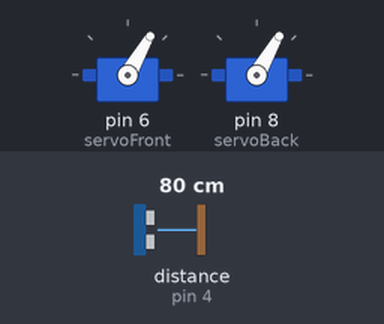
This sketch was run on a simulated Arduino Uno, built with avr-gcc and run on an emulated ATmega328P. On the bench: 2 × servo. Inputs (shaded band) come from the test bench; at power-on: distance to the obstacle (sensor on pin 4) 80 cm.

Above: at 0.98 s.
2.0 s: distance to the obstacle (sensor on pin 4) set to 12 cm
5.5 s: distance to the obstacle (sensor on pin 4) set to 9 cm
At 6.06 s:
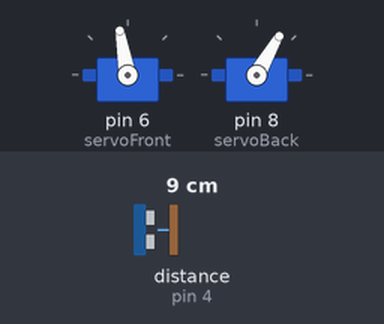
7.1 s: distance to the obstacle (sensor on pin 4) set to 18 cm
At 7.52 s:
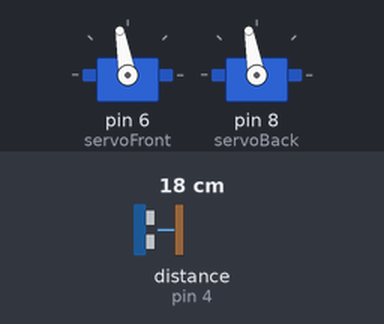
10.6 s: distance to the obstacle (sensor on pin 4) set to 2 cm
At 11.5 s:
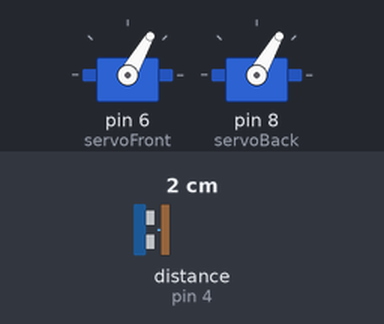
Timing chart, 0 to 13.1 s (numbered marks = the images above; inputs shaded):
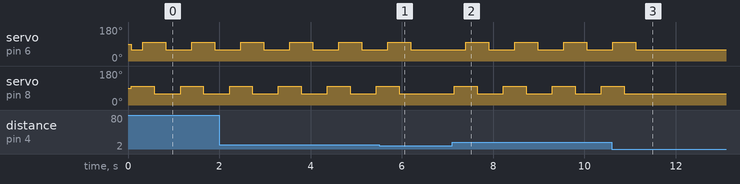

Measured:
- the behaviour switches between 11 and 10 cm on distance to the obstacle (sensor on pin 4) (found by bisection; images 0 and 1)
- after the input at 5.5 s, servo on pin 8 (servoBack): goes on until 5.9 s, then stays 60°
- after the input at 7.1 s, servo on pin 6 (servoFront): alternates 100° for 0.50 s and 60° for 0.57 s, starting after 0.30 s; servo on pin 8 (servoBack): alternates 100° for 0.50 s and 60° for 0.57 s, starting after 0.05 s
- after the input at 10.6 s, servo on pin 6 (servoFront): goes on until 11.1 s, then stays 60°; servo on pin 8 (servoBack): goes on until 10.9 s, then stays 60°
- by itself, servo on pin 6 (servoFront), servo on pin 8 (servoBack): alternates 100° for 0.50 s and 60° for 0.57 s

The sketch:

dog_robot.ino
```cpp
#include <NewPing.h>
#include <Servo.h>

Servo servoFront, servoBack;
NewPing sonar(2,4,200);

char front[] = {60,100,100,100,100,60,60,60};
int distance = 0,
    distanceMin = 10;


void setup() {
  servoFront.attach(6);
  servoBack.attach(8);
}

void loop() {
  distance = 0;

  while(distance == 0){
    distance = farAway();
  }

  if (distance > distanceMin){
    moveOn();
  }
}

void moveOn() {
  for(int i=0; i<4; i++){
    servoFront.write(front[2*i]);
    servoBack.write(front[(2*i)+1]);
    delay(250);
  }
}

int farAway(){
  delay(70);
  unsigned int ultrasound = sonar.ping();
  int cm = ultrasound/US_ROUNDTRIP_CM;

  return cm;
}
```
